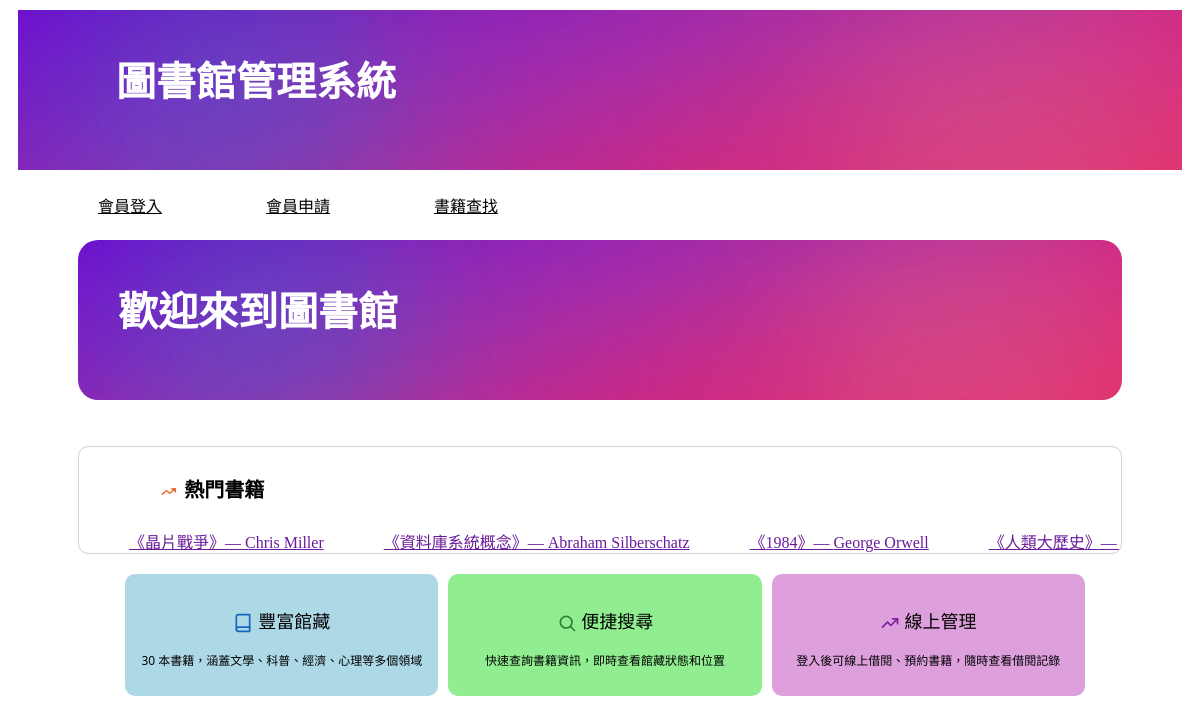
The page / on the database its author committed.
### libraryapp/models.py (models this page shows, shortened)
class Book(models.Model):
    isbn = models.CharField(max_length=20, primary_key=True)
    title = models.CharField(max_length=200, null=False)
    author = models.CharField(max_length=100, blank=True, default='')
    publisher = models.CharField(max_length=100, blank=True, default='')
    publish_date = models.DateField(null=True, blank=True)
    category = models.CharField(max_length=50, blank=True, default='')
    location = models.CharField(max_length=100, blank=True, default='')

### libraryapp/views.py (the view)
# urls.py: path('', views.index),
def index(request):
    hot_books = get_hot_books()
    if request.user.is_authenticated:
        return render(request, 'index_logged_in.html', locals())
    return render(request, 'index.html', locals())

### libraryapp/views.py (called while the page is built)
def get_hot_books(top_n=10):
    hot = (
        models.Book.objects
        .annotate(loan_count=Count('loans'))
        .order_by('-loan_count', 'title')[:top_n]
    )
    return hot

### templates/index.html (shortened to what this page needs)
{% extends 'base.html' %}
{% load static %}
{% block content %}
<link rel="stylesheet" href="{% static 'css/style.css' %}">
    <h2>歡迎來到圖書館</h2>
    <br><br>
    <section class="marquee">
        <h4><img src="{% static 'images/popular_book_icon.png' %}" style="width:20px; height:20px; vertical-align:middle;"> 熱門書籍</h4>
        <div class="marquee-track">
            {% for book in hot_books %}
                <a href="/book/{{ book.isbn }}/">
                    《{{ book.title }}》— {{ book.author }}
                </a>
            {% endfor %}
        </div>
    </section>
    <div class="container">
        <div class="item info-card" style="background-color:lightblue;">
            <p style="color:black; font-size: 18px;">
                <img src="{% static 'images/icon_book.svg' %}" style="width:20px; height:20px; vertical-align:middle;"> 豐富館藏
            </p>
            <p style="color:black; font-size: 12px;"> 30 本書籍，涵蓋文學、科普、經濟、心理等多個領域</p>
        </div>
        <div class="item info-card" style="background-color:lightgreen;">
            <p style="color:black; font-size: 18px;">
                <img src="{% static 'images/icon_search.svg' %}" style="width:20px; height:20px; vertical-align:middle;"> 便捷搜尋
            </p>
            <p style="color:black; font-size: 12px;"> 快速查詢書籍資訊，即時查看館藏狀態和位置</p>
        </div>
        <div class="item info-card" style="background-color:plum;">
            <p style="color:black; font-size: 18px;">
                <img src="{% static 'images/icon_trend.svg' %}" style="width:20px; height:20px; vertical-align:middle;"> 線上管理
            </p>
            <p style="color:black; font-size: 12px;"> 登入後可線上借閱、預約書籍，隨時查看借閱記錄</p>
        </div>
    </div>
{% endblock %}

### static/css/base_style.css (style rules this page uses)
body { background-color:white; }
p { color:black; font-size: 15px; font-family: 'Segoe UI', Tahoma, Geneva, Verdana, sans-serif; margin-left: 10px; }

### static/css/style.css (style rules this page uses)
body { background-color:white; }
h2 { background-image: url(../images/gradient.png); background-size: cover; height: 120px; color:white; font-size: 40px; font-family: 'Segoe UI', Tahoma, Geneva, Verdana, sans-serif; margin: 10px 70px 10px 70px; padding-left: 40px; padding-top: 40px; border-radius: 20px; }
h4 { margin-left: 80px; color:black; font-size: 20px; font-family: 'Segoe UI', Tahoma, Geneva, Verdana, sans-serif; }
p { margin-left: 80px; color:black; font-size: 15px; font-family: 'Segoe UI', Tahoma, Geneva, Verdana, sans-serif; }
a:link { margin-left: 80px; padding: 8px; color:black; }
.container { margin: 20px 70px 10px 70px; display: flex; justify-content: center; align-items: center; height: max-content; }
.item { width: 30%; height: max-content; font-size: 15px; margin-left: 10px; border-radius: 10px; text-align: left; }
.info-card { text-align: center; min-height: 110px; padding: 15px 12px; box-sizing: border-box; }
.info-card p { margin-left: 0 !important; text-align: center; }
section.marquee { margin-left: 70px; margin-right: 70px; border-color: lightgray; border-width: thin; border-style: solid; border-radius: 10px; height: max-content; overflow: hidden; }
.marquee-track { display: inline-flex; white-space: nowrap; animation: marquee-scroll 30s linear infinite; padding-left: 20px; }
.marquee-track a { margin-left: 0 !important; padding: 0 30px; color: #6a1b9a; white-space: nowrap; }

### rows shown on the page
Book: title "晶片戰爭", author "Chris Miller"
Book: title "資料庫系統概念", author "Abraham Silberschatz"
Book: title "1984", author "George Orwell"
Book: title "人類大歷史"
